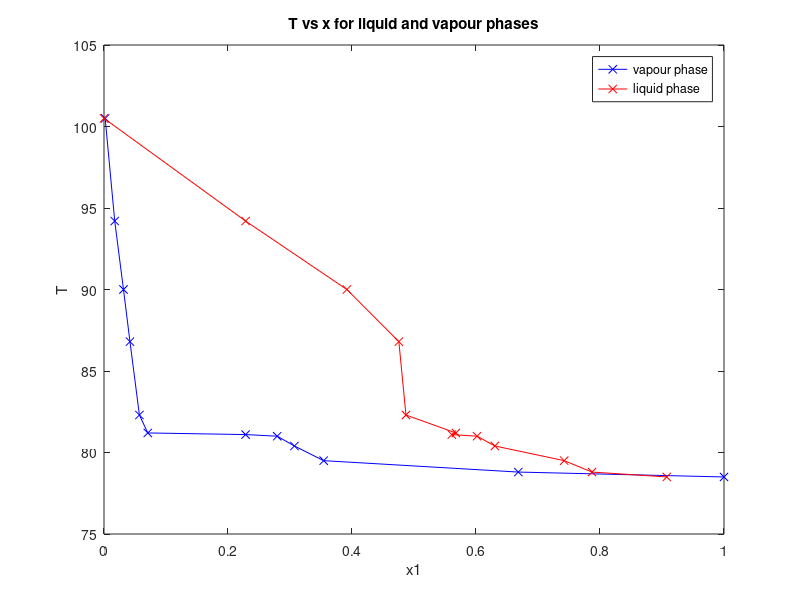

This figure's MATLAB source: (Note: a time limit stopped this script after it produced the figure.)
%% Initial Data

T = [100.5 94.2 90 86.8 82.3 81.2 81.1 81 80.4 79.5 78.8 78.5];% 78.5 78.8 79.5 80.4 81.1 81.2];

volume_water = [300 270 240 210 180 150 150 120 90 60 30 0];%0 30 60 90 120 150];
volume_ethanol = [0 30 60 90 120 150 150 180 210 240 270 300];% 300 270 240 210 180 150];

density_liquid = [0.996 0.988 0.981 0.976 0.969 0.963 0.907 0.893 0.886 0.875 0.822 0.788]; %0.788 0.822 0.875 0.886 0.893 0.907];
density_vapour = [0.997 0.907 0.867 0.851 0.849 0.836 0.837 0.831 0.827 0.813 0.808 0.796]; %0.796 0.808 0.813 0.827 0.831 0.837];

density_water = 0.997;
density_ethanol = 0.788;

%% Calculation of Xe,Xw,Ye,Yw

for i=1:12
    water_vapour(i) = (density_vapour(i) - density_ethanol)/(density_water - density_ethanol);
    water_liquid(i) = (density_liquid(i) - density_ethanol)/(density_water - density_ethanol);
    ethanol_vapour(i) = 1 - water_vapour(i);
    ethanol_liquid(i) = 1 - water_liquid(i);
end

% Molecular Weights
Mw = 18;
Me = 46;

for i=1:12
    Xw(i) = water_liquid(i)/Mw/(water_liquid(i)/Mw + ethanol_liquid(i)/Me);
    Xe(i) = ethanol_liquid(i)/Me/(water_liquid(i)/Mw + ethanol_liquid(i)/Me);
    Yw(i) = water_vapour(i)/Mw/(water_vapour(i)/Mw + ethanol_vapour(i)/Me);
    Ye(i) = ethanol_vapour(i)/Me/(water_vapour(i)/Mw + ethanol_vapour(i)/Me);
end

% Antoinne Coefficients taken from the PDF sent
Ae = 12.2917;
Be = 3803.98; 
Ce = 231.47;

Aw = 11.6834;
Bw = 3816.44;
Cw = 227.02;

% Finding Pressure
for i=1:12
    P_ethanol(i) = exp(Ae - Be/(T(i)+Ce));
    P_water(i) = exp(Aw - Bw/(T(i)+Cw));
end

% Using gamma = Yi*P/(Xi*Psat)     Assumed P = 1 here, because I'm not sure
for i=1:12
    Gamma_water(i) = Yw/(Xw*P_water(i));
    Gamma_ethanol(i) = Ye/(Xe*P_ethanol(i));
end

% We also need to find gamma predicted (done in the next section)
% For which we need to calculate A and B from the RTln(gamma) equations

%% Fitting Curve
% Ethanol has been taken for xdata
y_data = (8.314.*T.*log(Gamma_water)).^0.5;
x_data = (8.314.*T.*log(Gamma_ethanol)).^0.5;

ynew = y_data(5:12);
xnew = x_data(5:12);
p = polyfit(xnew,ynew,1)

% intercept = sqrt(B); slope = sqrt(B/A)
B = p(2)^2;
A = p(1)^2*B;

R = 8.314;
Gamma_prediction_ethanol = exp((A./(R.*T)).*(B.*Xw./(A.*Xe + B.*Xw)).^2);
Gamma_prediction_water = exp((B./(R.*T)).*(A.*Xw./(A.*Xe + B.*Xw)).^2);

% Uncomment and run this part to see accuracy, it's pretty decent
% Gamma_prediction_ethanol - Gamma_ethanol
% Gamma_prediction_water - Gamma_water
%% Plotting Graphs

figure
plot(Xe,T,'bx-',Ye,T,'rx-')
legend("vapour phase", "liquid phase");
title("T vs x for liquid and vapour phases")
xlabel("x1")
ylabel("T")
saveas(gcf,"fig1.png")

figure
plot(T,Gamma_ethanol,'bx-',T,Gamma_water,'rx-')
legend("$\gamma$ ethanol", "$\gamma$ water",'interpreter','latex');
title("$\gamma$ vs T for liquid and vapour phases",'Interpreter','latex')
xlabel("T")
ylabel("\gamma")
saveas(gcf,"fig2.png")


figure
plot(Xe,log(Gamma_ethanol./Gamma_water))
title('ln$\frac{\gamma_1}{\gamma_2}$ vs $x_1$ for liquid and vapour phases','interpreter','latex')
xlabel("ln$\frac{\gamma_1}{\gamma_2}$", 'Interpreter','latex')
ylabel("y_1")
saveas(gcf,"fig3.png")

figure
plot(xnew,ynew)
title("$\sqrt{\gamma}$ for ethanol and water",'Interpreter','latex')
xlabel("$\sqrt{\gamma_{ethanol}}$",'interpreter','latex')
ylabel("$\sqrt{\gamma_{water}}$",'interpreter','latex')
saveas(gcf,"fig4.png")

figure
plot(T,Gamma_prediction_ethanol,'bx-',T,Gamma_prediction_water,'rx-')
legend("$\gamma_{pred}ethanol$","$\gamma_{pred}water$",'interpreter','latex');
title("$\gamma$ vs T for liquid and vapour phases",'interpreter','latex')
xlabel("T")
ylabel("\gamma_{pred}")
saveas(gcf,"fig5.png")
